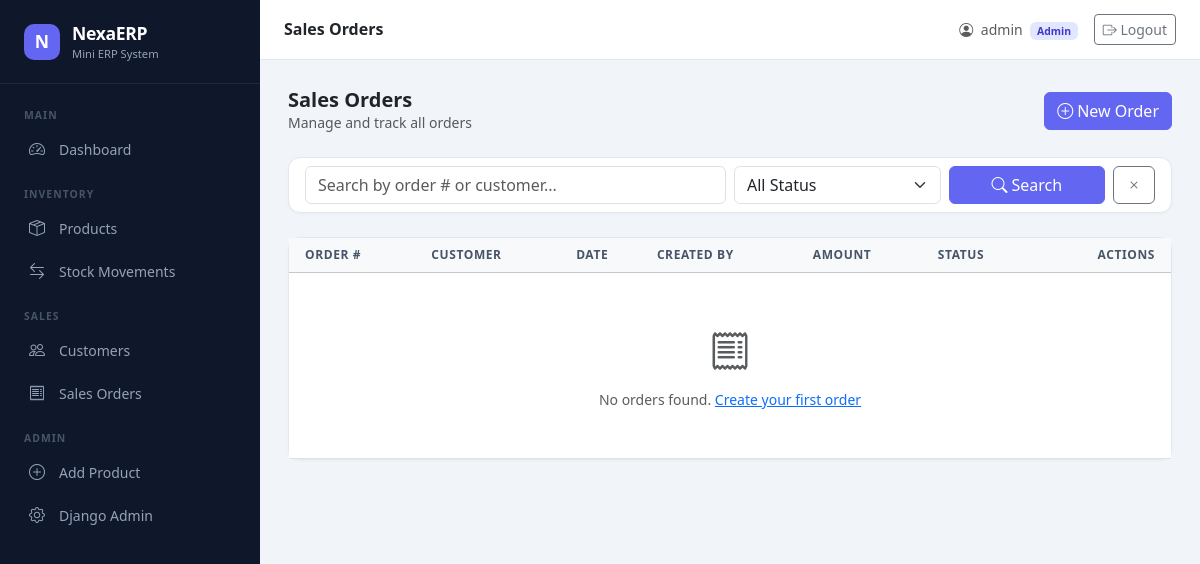
The app's page /orders/ (signed in), older data.
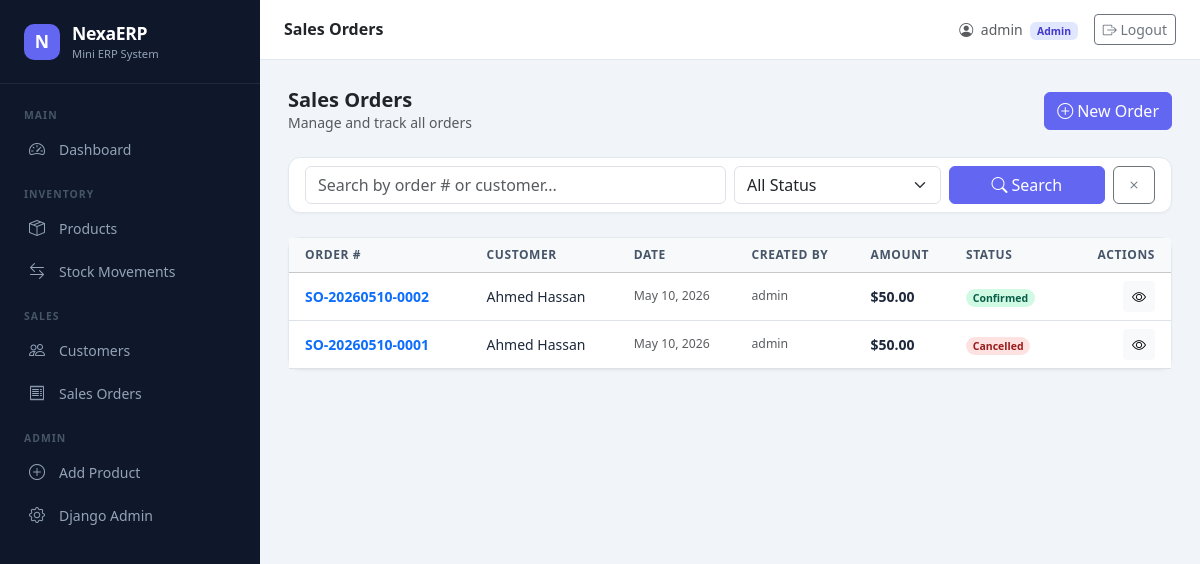
The same page, newer data.
### orders/models.py (models this page shows, shortened)
class SalesOrder(models.Model):
    STATUS_CHOICES = [
        ('pending', 'Pending'),
        ('confirmed', 'Confirmed'),
        ('cancelled', 'Cancelled'),
    ]
    order_number = models.CharField(max_length=50, unique=True, editable=False)
    customer = models.ForeignKey('customers.Customer', on_delete=models.PROTECT)
    order_date = models.DateField(default=timezone.now)
    created_by = models.ForeignKey(User, on_delete=models.PROTECT, related_name='created_orders')
    status = models.CharField(max_length=20, choices=STATUS_CHOICES, default='pending')
    total_amount = models.DecimalField(max_digits=14, decimal_places=2, default=0)
    notes = models.TextField(blank=True)
    created_at = models.DateTimeField(auto_now_add=True)
    updated_at = models.DateTimeField(auto_now=True)
    class Meta:
        ordering = ['-created_at']

### customers/models.py (models this page shows, shortened)
class Customer(models.Model):
    customer_code = models.CharField(max_length=50, unique=True)
    name = models.CharField(max_length=255)
    phone = models.CharField(max_length=20, blank=True)
    address = models.TextField(blank=True)
    email = models.EmailField(blank=True)
    opening_balance = models.DecimalField(max_digits=12, decimal_places=2, default=0)
    is_active = models.BooleanField(default=True)
    created_at = models.DateTimeField(auto_now_add=True)
    updated_at = models.DateTimeField(auto_now=True)
    class Meta:
        ordering = ['name']

### orders/views.py (the view)
# urls.py: path('', OrderListView.as_view(), name='order_list'),
class OrderListView(SalesOrAdminMixin, ListView):
    model = SalesOrder
    template_name = 'orders/order_list.html'
    context_object_name = 'orders'
    paginate_by = 15
    def get_queryset(self):
        query = self.request.GET.get('q', '')
        status = self.request.GET.get('status', '')
        return OrderService.search(query=query or None, status=status or None)
    def get_context_data(self, **kwargs):
        context = super().get_context_data(**kwargs)
        context['search_form'] = OrderSearchForm(self.request.GET)
        return context

### orders/forms.py
class OrderSearchForm(forms.Form):
    q = forms.CharField(
        required=False,
        widget=forms.TextInput(attrs={'class': 'form-control', 'placeholder': 'Search by order # or customer...'})
    )
    status = forms.ChoiceField(
        required=False,
        choices=[('', 'All Status'), ('pending', 'Pending'), ('confirmed', 'Confirmed'), ('cancelled', 'Cancelled')],
        widget=forms.Select(attrs={'class': 'form-select'})
    )

### core/mixins.py (called while the page is built)
    def dispatch(self, request, *args, **kwargs):
        if not request.user.is_authenticated:
            return self.handle_no_permission()
        return super().dispatch(request, *args, **kwargs)

### orders/services.py (called while the page is built)
    @staticmethod
    def search(query=None, status=None, customer_id=None):
        qs = SalesOrder.objects.select_related('customer', 'created_by')
        if query:
            qs = qs.filter(order_number__icontains=query) | \
                 SalesOrder.objects.filter(customer__name__icontains=query).select_related('customer', 'created_by')
        if status:
            qs = qs.filter(status=status)
        if customer_id:
            qs = qs.filter(customer_id=customer_id)
        return qs.distinct().order_by('-created_at')

### orders/templates/orders/order_list.html (shortened to what this page needs)
{% extends "base.html" %}
{% load humanize %}
{% block page_title %}Sales Orders{% endblock %}
{% block content %}
<div class="d-flex justify-content-between align-items-center mb-4">
    <div>
        <h5 class="fw-bold mb-0">Sales Orders</h5>
        <p class="text-muted small mb-0">Manage and track all orders</p>
    </div>
    <a href="{% url 'order_create' %}" class="btn btn-primary">
        <i class="bi bi-plus-circle me-1"></i>New Order
    </a>
</div>
<div class="card mb-4">
    <div class="card-body py-2">
        <form method="get" class="row g-2 align-items-end">
            <div class="col-md-6">{{ search_form.q }}</div>
            <div class="col-md-3">{{ search_form.status }}</div>
            <div class="col-md-3 d-flex gap-2">
                <button type="submit" class="btn btn-primary flex-fill"><i class="bi bi-search me-1"></i>Search</button>
                <a href="{% url 'order_list' %}" class="btn btn-outline-secondary"><i class="bi bi-x"></i></a>
            </div>
        </form>
    </div>
</div>
<div class="card">
    <div class="card-body p-0">
        <div class="table-responsive">
            <table class="table table-hover mb-0">
                <thead class="table-light">
                    <tr>
                        <th class="ps-3">Order #</th>
                        <th>Customer</th>
                        <th>Date</th>
                        <th>Created By</th>
                        <th>Amount</th>
                        <th>Status</th>
                        <th class="text-end pe-3">Actions</th>
                    </tr>
                </thead>
                <tbody>
                    {% for order in orders %}
                    <tr>
                        <td class="ps-3 fw-semibold text-primary">{{ order.order_number }}</td>
                        <td>{{ order.customer.name }}</td>
                        <td class="text-muted small">{{ order.order_date|date:"M d, Y" }}</td>
                        <td class="text-muted small">{{ order.created_by.get_full_name|default:order.created_by.username }}</td>
                        <td class="fw-semibold">${{ order.total_amount|floatformat:2|intcomma }}</td>
                        <td><span class="badge rounded-pill badge-{{ order.status }}">{{ order.get_status_display }}</span></td>
                        <td class="text-end pe-3">
                            <a href="{% url 'order_detail' order.pk %}" class="btn btn-sm btn-light" title="View"><i class="bi bi-eye"></i></a>
                        </td>
                    </tr>
                    {% empty %}
                    <tr>
                        <td colspan="7" class="text-center py-5 text-muted">
                            <i class="bi bi-receipt fs-1 d-block mb-2"></i>
                            No orders found. <a href="{% url 'order_create' %}">Create your first order</a>
                        </td>
                    </tr>
                    {% endfor %}
                </tbody>
            </table>
        </div>
    </div>
</div>
{% endblock %}

Row changes from the older to the newer data that the page shows:
added SalesOrder: order_number "SO-20260510-0002", customer.name "Ahmed Hassan", order_date "May 10, 2026", created_by.get_full_name "admin", total_amount "50.00", status "Confirmed"
added SalesOrder: order_number "SO-20260510-0001", customer.name "Ahmed Hassan", order_date "May 10, 2026", created_by.get_full_name "admin", total_amount "50.00", status "Cancelled"
Text that changed along with them:
text no longer shown: "No orders found. Create your first order"
